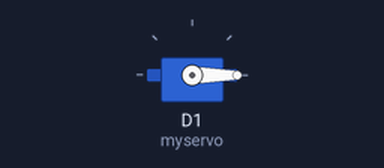
This sketch was run on a simulated ESP8266 (NodeMCU). On the bench: servo.

Above: at 0.05 s.
Timing chart, 0 to 4.6 s (numbered marks = the images above):
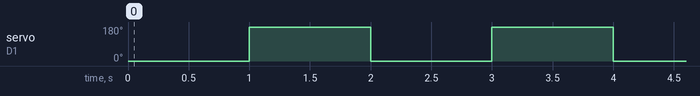

Measured:
- by itself, servo on D1 (myservo): alternates 180° for 1.0 s and 0° for 1.0 s

The sketch:

Servo.ino
```cpp
#include <Servo.h>

Servo myservo;  // create servo object to control a servo

void setup() {
  myservo.attach(D1);  // attaches the servo on pin 9 to the servo object
}

void loop() {
  myservo.write(0);
  delay(1000);
  myservo.write(180);
  delay(1000);

}
```
